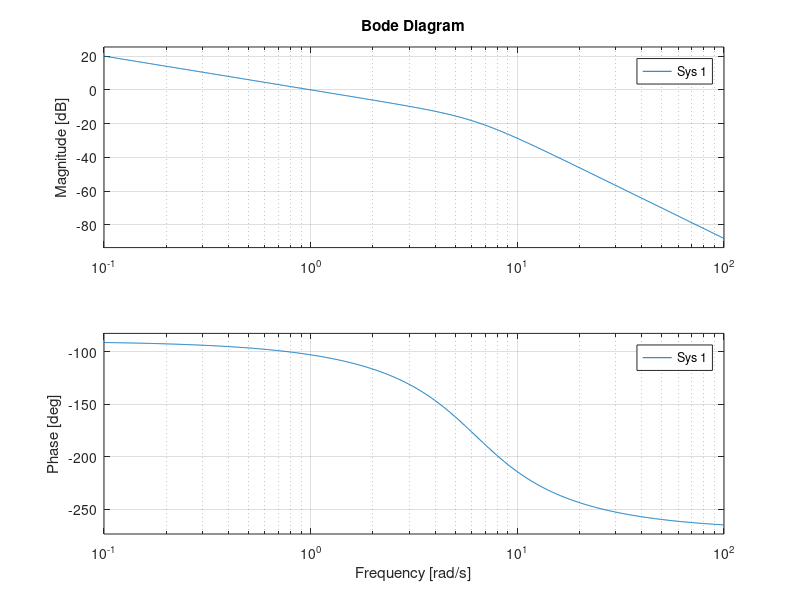
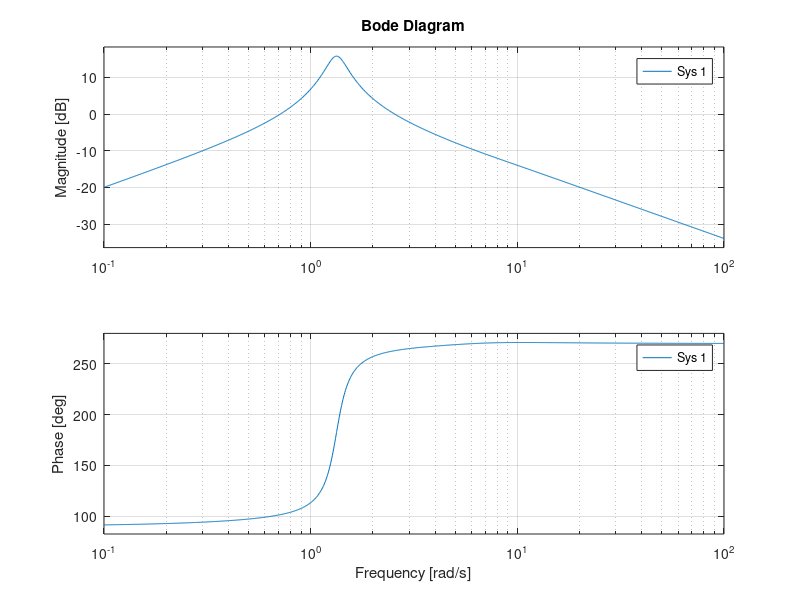

These charts were generated, in order, by the following MATLAB code:
%Dieses Sktipt initialisiert einen Zustandsvariablenfilter zur Ableitung
%der Ticks die durch die raddrehzahlsensoren geliefert werden.
%Diese entsprechen der gefahrenen Stecke un m�ssen durch differentiation in
%eine Geschwindigkeit umgerechnet werden.
%Da die erste ableitung ben�tigt wird muss der zvf 2 eintr�ge enthalten,
%also auch die zweite ableitung berechnen. n = 2!!!
%der zvf liegt in
%regelungsnormalform vor:
n=2;
tau = 3.215/5;
tasten = 0.1;%es wird mit einer Abtastzeit von tasten abgetastet
w=(2*pi/tasten)/10;%Grenzfrequenz des Tiefpasses, diese sollte um einiges kleiner sein als die abtastfrequenz
b = [0; 1];
%cT = [0 40];
pr=1.3;%5%0.45*25;%p anteil des reglers
ir=1.7;%1.1%0.5422*25/2.3;%i anteil des reglers
dr=-0.5;%nur ein test
u = 7;%getriebe�bersetzug
%d=10
Ur = pi*0.056%Umfang der Reifen bei 5cm durchmesser
nt = 9;%Anzahl der Ticks pro Umfang
%bestimmung der Filter�bertragungsfunktion
v=2%geschwindigkeit in m/s
f = 1;
for k = 1:n
    s = exp(1i*pi*(2*k-1+n)/(2*n));
    f=conv(f,[1,-s]);%das berechnen den normierten vektor f
end
for i = 0:n-1
    f(i+1) = w^(n-i)*real(f(i+1));%hier wird f auf die passenden kreisfrequenz angepasst:
    %diese muss glaube ich der Abtastrate entprechen
end
A = [0, 1;-f(1), -f(2)];
cT=[f(1), 0]%ct muss kompensieren, damit der ZVF eine gesamst Verst�rkung von 1 hat!!!
s=tf('s');
Gf = tf(ss(A,b,cT,0))

Gs = 1/(tau*s+1);
Gi = 1/s;
figure(1)
bode(Gf*Gi)
pole_filter = pole(Gf)

Gr = pr+ir/s;

pole_system = pole( (Gr*Gs) / (1+Gr*Gs*Gf*Gi) )
% for ir=0.01:0.05:10
%     for pr = 0.01:0.05:10
%         Gr = pr+ir/s;
%         pole_system = pole( (Gr*Gs) / (1+Gr*Gs*Gf*Gi) )
%         if real(pole_system(:)) < 0
%            ir
%            pr
%            pr = 20
%            ir=20
%         end
%     end
% end

figure(2)
bode( (Gr*Gs) / (1+Gr*Gs*Gf*Gi) )
% bode(filter)
% data = timeseries(DATA012.AccX);
% data.time = DATA012.Time;
% sum = 0;
% for i = 1:100
%     sum = sum + data.DATA(i);
% end 
% sum = sum/100;
% %data.DATA = data.DATA - sum;
% sim = fix(data.time(end));
% 
% % 
% Am = [0 1; -0.5 -10];
% bm = [1;0];
% cTm = [1 0];
% e1 = [1 0];
% e2 = [0 1];
%  filterm = ss(Am,bm,cTm,0);
%  pole(filterm)

%data = timeseries([1,2,3,4,5,6,7,8,9,4,7,1,3,2,5,5,5,6,7,5,3,8,8,9,2,3,4,5,6,7,8]');
%sim = data.time(end)